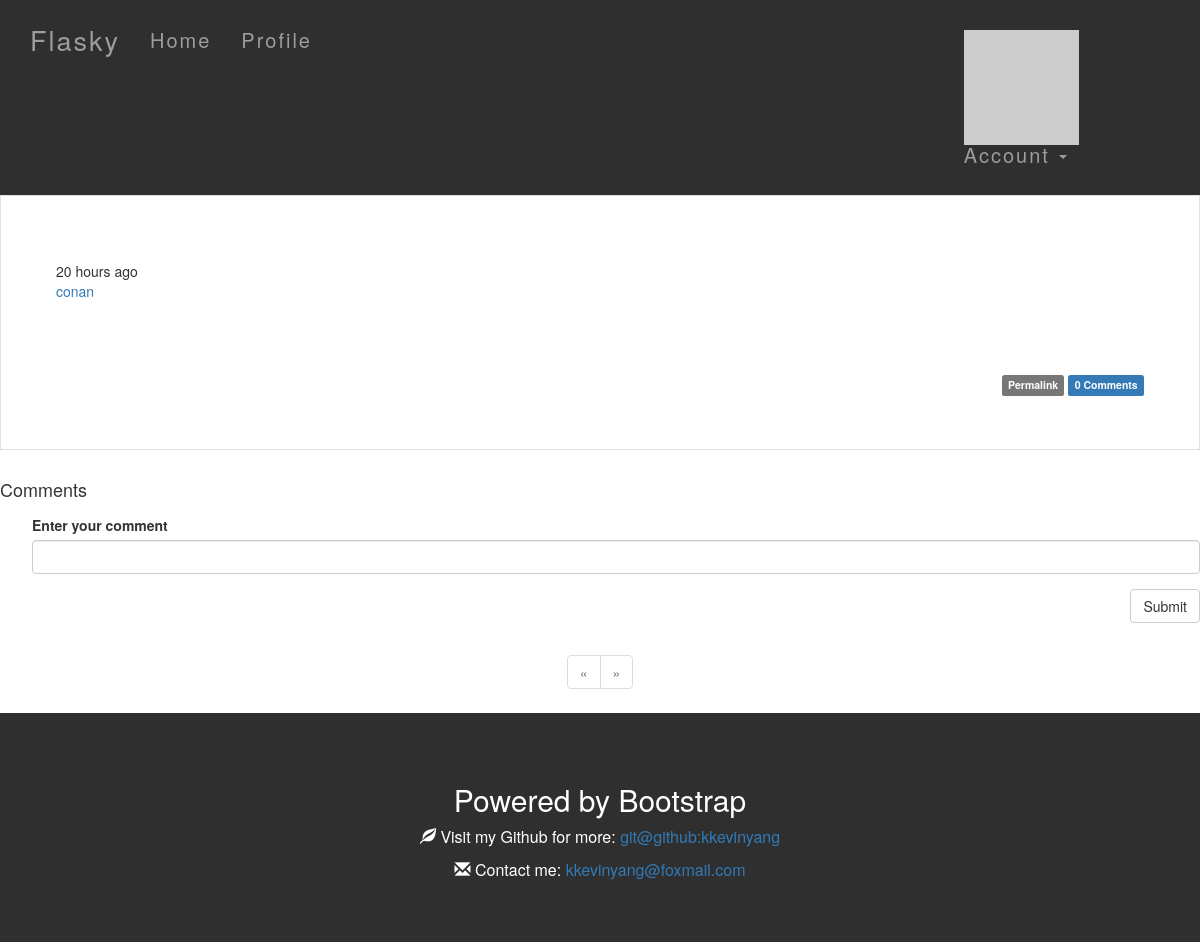
Screenshot of /post/109 (signed in) with the database file from the repository.
### app/models.py (models this page shows, shortened)
class Post(db.Model):
    __tablename__ = 'posts'
    id = db.Column(db.Integer, primary_key=True)
    body = db.Column(db.Text)
    timestamp = db.Column(db.DateTime, index=True, default=datetime.utcnow)  # 有默认值
    author_id = db.Column(db.Integer, db.ForeignKey('users.id'))
    body_html = db.Column(db.Text)
    comments = db.relationship('Comment', backref='post', lazy='dynamic')

class User(UserMixin,db.Model):
    __tablename__ = 'users'
    sqlite_autoincrement = True
    id = db.Column(db.Integer, primary_key=True)
    email = db.Column(db.String(64), unique=True, index=True)
    username = db.Column(db.String(64), unique=True, index=True)
    role_id = db.Column(db.Integer, db.ForeignKey('roles.id'))
    password_hash = db.Column(db.String(128))
    confirmed = db.Column(db.Boolean, default=False)
    name = db.Column(db.String(64))
    location = db.Column(db.String(64))
    about_me = db.Column(db.Text())
    member_since = db.Column(db.DateTime(), default=datetime.utcnow)
    last_seen = db.Column(db.DateTime(), default=datetime.utcnow)
    avatar_hash = db.Column(db.String(32))
    posts = db.relationship('Post', backref='author', lazy='dynamic')  # posts和comments都需要关联author才行，所以两个都有
    comments = db.relationship('Comment', backref='author', lazy='dynamic')
    @property
    def password(self):  # 若尝试读取password的值会返回属性错误，因为生成了散列值后不能还原
        raise AttributeError('password is not a readable attribute')
    def can(self, permissions):
        return self.role is not None and \
               (self.role.permissions & permissions) == permissions
    def is_administrator(self):
        return self.can(Permission.ADMINISTER)
    def ping(self):
        self.last_seen = datetime.utcnow()
        db.session.add(self)
    def gravatar(self, size=100, default='identicon', rating='g'):
        if request.is_secure:
            url = 'https://secure.gravatar.com/avatar'
        else:
            url = 'http://cn.gravatar.com/avatar'
        hash = self.avatar_hash or hashlib.md5(self.email.encode('utf-8')).hexdigest()
        return '{url}/{hash}?s={size}&d={default}&r={rating}'.format(
            url=url, hash=hash, size=size, default=default, rating=rating)

### app/main/views.py (the view, shortened to what this page needs)
@main.route('/post/<int:id>', methods=['GET', 'POST'])
def post(id):
    post = Post.query.get_or_404(id)
    form = CommentForm()
    page = request.args.get('page', 1, type=int)
    if page == -1:
        page = (post.comments.count() - 1) // 7 + 1
    pagination = post.comments.order_by(Comment.timestamp.asc()).paginate(
        page, per_page=7, error_out=False)
    comments = pagination.items
    return render_template('post.html', posts=[post], form=form,
                           comments=comments, pagination=pagination)

### app/main/forms.py
class CommentForm(Form):
    body = StringField('Enter your comment', validators=[DataRequired()])
    submit = SubmitField('Submit')

### app/auth/views.py (called while the page is built)
@auth.before_app_request
def before_request():
    if current_user.is_authenticated:
        current_user.ping()
        if not current_user.confirmed \
                and request.endpoint[:5] != 'auth.' \
                and request.endpoint != 'static':
            return redirect(url_for('auth.unconfirmed'))

### app/main/__init__.py (called while the page is built)
@main.app_context_processor  # 把permission类加入模板
def inject_permissions():
    return dict(Permission=Permission)

### app/models.py (called while the page is built)
@login_manager.user_loader  # 此乃回调函数，用来加载用户，不然就会提示User没有登陆激活了（'User' object has no attribute 'is_active'）
def load_user(user_id):
    return User.query.get(int(user_id))

### app/templates/post.html (shortened to what this page needs)
{% extends "base.html" %}
{% import "_macros.html" as macros %}
{% import "bootstrap/wtf.html" as wtf %}
{% block page_content %}
{% include '_posts.html' %}
<h4 id="comments">Comments</h4>
{% if current_user.can(Permission.COMMENT) %}
<div class="comment-form">
    {{ wtf.quick_form(form) }}
</div>
{% endif %}
{% if pagination %}
<div class="pagination">
    {{ macros.pagination_widget(pagination, '.post', fragment='#comments', id=posts[0].id) }}
</div>
{% endif %}
{% endblock %}

### app/templates/_posts.html (shortened to what this page needs)
<ul class="posts">
    {% for post in posts %}
    <li class="post">
        <div class="post-content">
            <div class="post-date">{{ moment(post.timestamp).fromNow() }}</div>
            <div class="post-author"><a href="{{ url_for('.user', username=post.author.username) }}">{{ post.author.username }}</a></div>
            <div class="post-body">
                {% if post.body_html %}
                    {{ post.body_html | safe }}
                {% else %}
                    {{ post.body }}
                {% endif %}
            </div>
            <div class="post-footer">
                <a href="{{ url_for('.post', id=post.id) }}">
                    <span class="label label-default">Permalink</span>
                </a>
                 <a href="{{ url_for('.post', id=post.id) }}#comments">
                    <span class="label label-primary">{{ post.comments.count() }} Comments</span>
                </a>
            </div>
        </div>
    </li>
    {% endfor %}
</ul>

### app/static/styles.css (style rules this page uses)
.btn { float: right; }
form { padding-bottom: 30px; }
ul.posts { list-style-type: none; padding: 0px; }
ul.posts li.post { padding: 30px 20px 20px; border: 1px solid #e0e0e0; margin-bottom: 30px; }
div.post-content { margin: 35px; min-height: 48px; }
.post-body { margin-top: 40px }
div.comment-form { margin: 16px 0px 16px 32px; }
div.pagination { width: 100%; text-align: center; padding: 0px; margin: 0px; }

### app/static/typography.css (style rules this page uses)
h1,h2,h3,h4,h5 { font-weight: bold; }
p { font-size: 16px; }
.post-body h1,h2,h3,h4,h5 { font-weight: normal; }
div.post-footer { text-align: right; }

### rows the page displays
Post: timestamp "20 hours ago", author.username "conan", comments.count "0"
